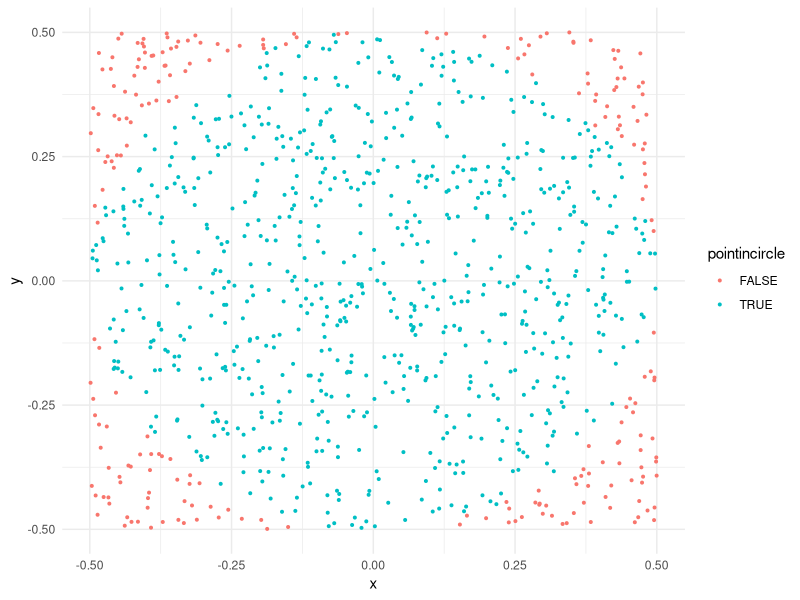

Source code (R):
numtrials<-1000
points<-data.frame(x=runif(numtrials,-0.5,0.5),
                   y=runif(numtrials,-0.5,0.5))
head(points)



library(dplyr)
points<-points%>%mutate(radius=sqrt(x^2+y^2),
                        pointincircle=ifelse(radius<=0.5, TRUE, FALSE))
library(ggplot2)
ggplot(points)+ geom_point(aes(x=x, y=y, color=pointincircle), 
                          size=0.7) +theme_minimal()

ratio<-sum(points$pointincircle)/nrow(points)
piapprox<-4*ratio
piapprox